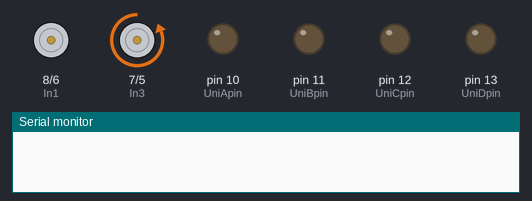
The sketch below on a simulated Arduino Uno, built with avr-gcc and run on an emulated ATmega328P. Shown: motor-driver pin pairs drawn as motors (green arrow = first pin HIGH = forward, orange = second pin HIGH = backward, longer = more drive, scaled by the enable pin), output pins drawn as LEDs (lit = HIGH), the last lines printed to the serial monitor.

Above: at 0.2 s.
At 1.2 s:
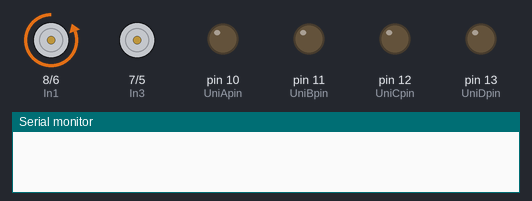
At 2.7 s:
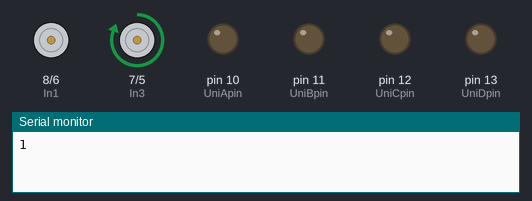
At 3.7 s:
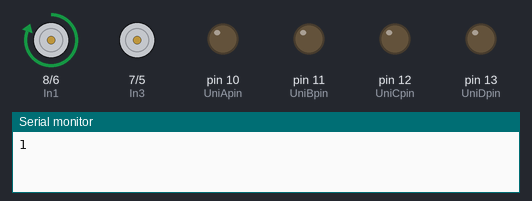
Timing chart, 0 to 4.6 s (numbered marks = the images above):
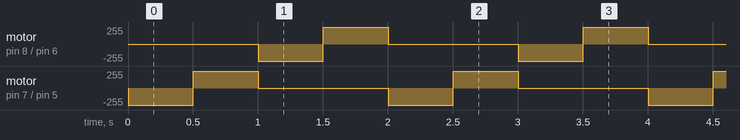

Measured:
- by itself, motor on pin 8 (In1) / pin 6 (In2), motor on pin 7 (In3) / pin 5 (In4): repeats every 2.0 s: forward 255/255 0.50 s, stopped 1.0 s, backward 255/255 0.50 s

The sketch:

Bipolar_Wave_Drive.ino
```cpp
int enableAPin = 4;
int enableBPin = 9;
int In4 = 5;
int In3 = 7;
int In2 = 6;
int In1 = 8;

int UniApin = 10;
int UniBpin = 11;
int UniCpin = 12;
int UniDpin = 13;

int delayTime = 500;
int n = 0; // count

void setup() {
  // put your setup code here, to run once:
  Serial.begin(9600);
  pinMode(enableAPin, OUTPUT);
  pinMode(enableBPin, OUTPUT);

  pinMode(In4, OUTPUT);
  pinMode(In3, OUTPUT);
  pinMode(In2, OUTPUT);
  pinMode(In1, OUTPUT);

  pinMode(UniApin, OUTPUT);
  pinMode(UniBpin, OUTPUT);
  pinMode(UniCpin, OUTPUT);
  pinMode(UniDpin, OUTPUT);

}

void loop() {
  // put your main code here, to run repeatedly:
  digitalWrite(enableAPin, HIGH);
  digitalWrite(enableBPin, HIGH);

  digitalWrite(UniApin, LOW);
  digitalWrite(UniBpin, LOW);
  digitalWrite(UniCpin, LOW);
  digitalWrite(UniDpin, LOW);

  digitalWrite(In4, HIGH);
  digitalWrite(In3, LOW);
  digitalWrite(In2, LOW);
  digitalWrite(In1, LOW);
  delay(delayTime);
  digitalWrite(In4, LOW);
  digitalWrite(In3, HIGH);
  digitalWrite(In2, LOW);
  digitalWrite(In1, LOW);
  delay(delayTime);
  digitalWrite(In4, LOW);
  digitalWrite(In3, LOW);
  digitalWrite(In2, HIGH);
  digitalWrite(In1, LOW);
  delay(delayTime);
  digitalWrite(In4, LOW);
  digitalWrite(In3, LOW);
  digitalWrite(In2, LOW);
  digitalWrite(In1, HIGH);
  delay(delayTime);

  n+=1;
  Serial.println(n);
}
```
